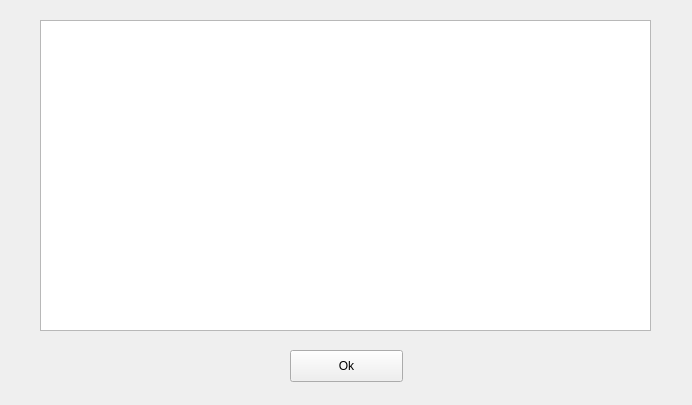
<?xml version="1.0" encoding="UTF-8"?>
<ui version="4.0">
 <class>Form</class>
 <widget class="QWidget" name="Form">
  <property name="windowModality">
   <enum>Qt::ApplicationModal</enum>
  </property>
  <property name="geometry">
   <rect>
    <x>0</x>
    <y>0</y>
    <width>692</width>
    <height>405</height>
   </rect>
  </property>
  <property name="windowTitle">
   <string>Form</string>
  </property>
  <widget class="QTextBrowser" name="textBrowser">
   <property name="geometry">
    <rect>
     <x>40</x>
     <y>20</y>
     <width>611</width>
     <height>311</height>
    </rect>
   </property>
  </widget>
  <widget class="QPushButton" name="okButton">
   <property name="geometry">
    <rect>
     <x>290</x>
     <y>350</y>
     <width>113</width>
     <height>32</height>
    </rect>
   </property>
   <property name="text">
    <string>Ok</string>
   </property>
  </widget>
 </widget>
 <resources/>
 <connections/>
</ui>
